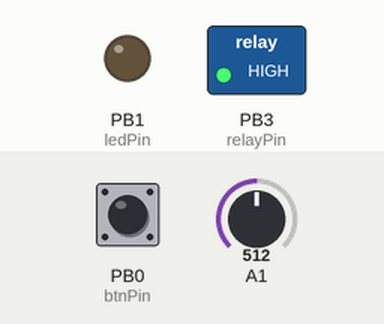
Bench run of a sketch on a simulated ATtiny85, built with avr-gcc and run on an emulated ATtiny85. Parts: switched loads named in the sketch (green lamp = pin HIGH), output pins drawn as LEDs (lit = HIGH). Dashed ring = blinking. The test bench sets the inputs (shaded band); at power-on: PB0 (btnPin) HIGH, A1 = 512.

Above: at 1.2 s.
1.3 s: PB0 (btnPin) pulled LOW for 0.15 s
At 1.6 s:
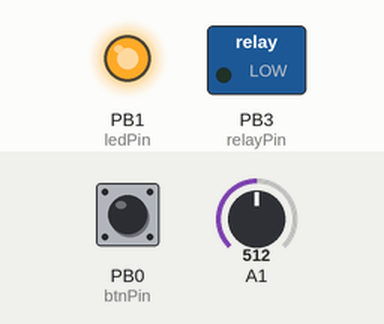
2.9 s: A1 set to 261
5.4 s: A1 set to 232
At 7.2 s:
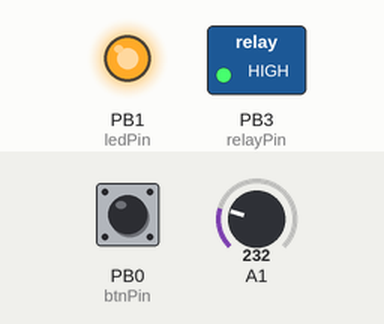
8.4 s: A1 set to 306
At 9.2 s:
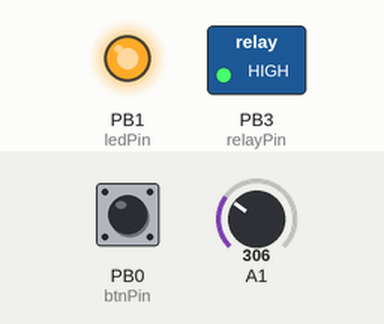
10.5 s: A1 set to 122
At 11.9 s:
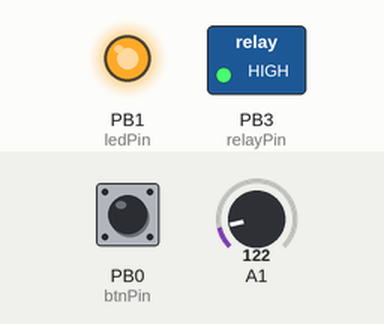
Timing chart, 0 to 13.5 s (numbered marks = the images above; inputs shaded):
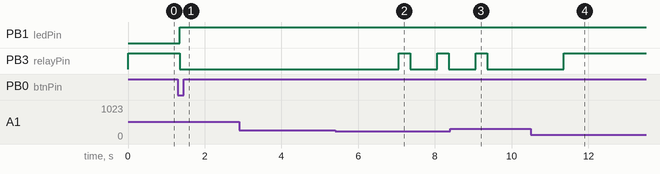

The sketch:

Mirror-Heater-Digispark.ino
```cpp
#include <GyverNTC.h>
GyverNTC therm(1, 10000, 4300, 25, 9860); // pin(Digispark P2 = 1), R thermostor, B thermistor, base temp, R resistor

uint16_t countdownTimer = 0;

// Constants
const uint8_t setTemp = 60;   // Celcius degrees
const uint16_t cycle = 1000;  // Refresh data cycle in milliseconds
const uint16_t period = 1000; // PWM period in milliseconds
const int16_t timeLeft = 600;  // Countdown time in seconds

// Pins
const uint8_t btnPin = 0;
const uint8_t ledPin = 1;
const uint8_t relayPin = 3;

void setup()
{
  pinMode(btnPin, INPUT_PULLUP);
  pinMode(ledPin, OUTPUT);
  pinMode(relayPin, OUTPUT);
  digitalWrite(relayPin, HIGH); // relay OFF
}

void loop()
{
  btnHandle();
  static uint32_t cicleTimer = millis();
  static uint16_t pwmDutyCycle = 0;

  if (countdownTimer > 0)
  {
    if (millis() - cicleTimer >= cycle)
    {
      cicleTimer = millis();
      pwmDutyCycle = calculatePwmDutyCycle();
      countdownTimer -= cycle / 1000;
      digitalWrite(ledPin, HIGH);
    }
    relayPWM(pwmDutyCycle, period);
  }
  else
  {
    digitalWrite(relayPin, HIGH); // relay OFF
    digitalWrite(ledPin, LOW);
  }
}

uint16_t calculatePwmDutyCycle() {
  uint16_t pwmDutyCycle;
  int8_t temp = therm.getTempAverage();
  int8_t diffTemp = setTemp - temp;
  if (diffTemp < 0) diffTemp = 0;
  pwmDutyCycle = diffTemp * 10;
  if (pwmDutyCycle > 100) pwmDutyCycle = 100;
  return pwmDutyCycle;
}

void btnHandle()
{
  static boolean btnState;
  static boolean lastBtnState = 0;
  static uint32_t debounceBtnTimer;

  boolean reading = digitalRead(btnPin);
  if (reading != lastBtnState)
  {
    debounceBtnTimer = millis();
  }
  if ((millis() - debounceBtnTimer) > 50 && reading != btnState)
  {
    btnState = reading;
    if (btnState == LOW) { // The button action itself: reset the timer or off
      if (countdownTimer == 0) countdownTimer = timeLeft;
      else countdownTimer = 0;
    }
  }
  lastBtnState = reading;
}

void relayPWM(uint16_t pwmDutyCycle, uint16_t period)
{ // 0-100
  static uint32_t pwmTimer = millis();
  uint16_t k = period / 100;

  if (millis() - pwmTimer < pwmDutyCycle * k)
  { //during  the pwmDutyCycle
    digitalWrite(relayPin, LOW); // relay ON
  }
  else if (millis() - pwmTimer < period)
  { // after the pwmDutyCycle during the rest of the cycle
    digitalWrite(relayPin, HIGH); // relay OFF
  }
  else
    pwmTimer = millis();
}
```

GyverNTC.h
```cpp
// (licence header left out)
#ifndef GyverNTC_h
#define GyverNTC_h
#include <Arduino.h>
#define _T_SAMPLE_AVERAGE 20   // количество чтений для усреднения

class GyverNTC {
public:
    GyverNTC(byte pin, int resistance, int beta, int tempBase = 25, int resistBase = 10000) :
    _pin(pin), _resistance(resistance), _beta(beta), _tempBase(tempBase), _resistBase(resistBase) {}

    // прочитать температуру с пина
    float getTemp() {
        return computeTemp(analogRead(_pin));
    }

    // прочитать усреднённую температуру с пина
    float getTempAverage() {
        uint16_t aver = 0;
        for (byte i = 0; i < _T_SAMPLE_AVERAGE; i++) aver += analogRead(_pin);
        return computeTemp((float)aver / _T_SAMPLE_AVERAGE);
    }

    // получить температуру из сигнала АЦП (10 бит, float)
    float computeTemp(float analog) {
        analog = (float)_resistBase / _resistance / (1023.0f / analog - 1.0);
        analog = (log(analog) / _beta) + 1.0f / (_tempBase + 273.15f);
        return (1.0f / analog - 273.15);
    }

private:
    const byte _pin = 0;
    const int _beta = 0;
    const int _tempBase = 25;
    const int _resistance = 10000;
    const int _resistBase = 10000;
};
#endif
```

Measured:
- the behaviour switches between 248 and 247 on A1 (found by bisection; images 1 and 2)
- after the input at 1.3 s, PB1 (ledPin): LOW → HIGH after 0.05 s; PB3 (relayPin): HIGH → LOW after 0.05 s
- after the input at 2.9 s, every drawn part: stays the same
- after the input at 5.4 s, PB3 (relayPin): alternates HIGH for 0.30 s and LOW for 0.70 s, starting after 1.7 s
- after the input at 8.4 s, PB3 (relayPin): goes on until 9.4 s, then stays LOW
- after the input at 10.5 s, PB3 (relayPin): LOW → HIGH after 0.86 s
